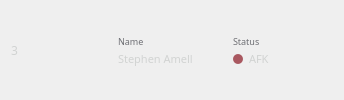
                     <widget class="QFrame" name="frame_87">
                      <property name="minimumSize">
                       <size>
                        <width>0</width>
                        <height>60</height>
                       </size>
                      </property>
                      <property name="frameShape">
                       <enum>QFrame::NoFrame</enum>
                      </property>
                      <property name="frameShadow">
                       <enum>QFrame::Raised</enum>
                      </property>
                      <layout class="QHBoxLayout" name="horizontalLayout_38">
                       <property name="spacing">
                        <number>20</number>
                       </property>
                       <property name="topMargin">
                        <number>0</number>
                       </property>
                       <property name="bottomMargin">
                        <number>0</number>
                       </property>
                       <item>
                        <widget class="QLabel" name="label_59">
                         <property name="maximumSize">
                          <size>
                           <width>30</width>
                           <height>20</height>
                          </size>
                         </property>
                         <property name="font">
                          <font>
                           <family>Poppins</family>
                          </font>
                         </property>
                         <property name="styleSheet">
                          <string notr="true">color: #d1d3d2;</string>
                         </property>
                         <property name="text">
                          <string>3</string>
                         </property>
                         <property name="alignment">
                          <set>Qt::AlignCenter</set>
                         </property>
                        </widget>
                       </item>
                       <item>
                        <widget class="QFrame" name="frame_88">
                         <property name="maximumSize">
                          <size>
                           <width>2</width>
                           <height>30</height>
                          </size>
                         </property>
                         <property name="styleSheet">
                          <string notr="true">background-color: #1f1f2b;
border-radius: 0px;</string>
                         </property>
                         <property name="frameShape">
                          <enum>QFrame::NoFrame</enum>
                         </property>
                         <property name="frameShadow">
                          <enum>QFrame::Raised</enum>
                         </property>
                        </widget>
                       </item>
                       <item>
                        <widget class="AvatarLabel" name="label_60">
                         <property name="minimumSize">
                          <size>
                           <width>40</width>
                           <height>40</height>
                          </size>
                         </property>
                         <property name="maximumSize">
                          <size>
                           <width>40</width>
                           <height>40</height>
                          </size>
                         </property>
                         <property name="text">
                          <string/>
                         </property>
                        </widget>
                       </item>
                       <item>
                        <widget class="QFrame" name="frame_89">
                         <property name="maximumSize">
                          <size>
                           <width>16777215</width>
                           <height>35</height>
                          </size>
                         </property>
                         <property name="frameShape">
                          <enum>QFrame::NoFrame</enum>
                         </property>
                         <property name="frameShadow">
                          <enum>QFrame::Raised</enum>
                         </property>
                         <layout class="QVBoxLayout" name="verticalLayout_23">
                          <property name="spacing">
                           <number>0</number>
                          </property>
                          <property name="leftMargin">
                           <number>0</number>
                          </property>
                          <property name="topMargin">
                           <number>0</number>
                          </property>
                          <property name="rightMargin">
                           <number>0</number>
                          </property>
                          <property name="bottomMargin">
                           <number>0</number>
                          </property>
                          <item>
                           <widget class="QLabel" name="label_61">
                            <property name="font">
                             <font>
                              <family>Poppins</family>
                              <pointsize>7</pointsize>
                             </font>
                            </property>
                            <property name="styleSheet">
                             <string notr="true">color: #6e6f74;</string>
                            </property>
                            <property name="text">
                             <string>Name</string>
                            </property>
                           </widget>
                          </item>
                          <item>
                           <widget class="QLabel" name="label_62">
                            <property name="font">
                             <font>
                              <family>Poppins</family>
                              <pointsize>8</pointsize>
                             </font>
                            </property>
                            <property name="styleSheet">
                             <string notr="true">border: none;
color: #d1d3d2;</string>
                            </property>
                            <property name="text">
                             <string>Stephen Amell</string>
                            </property>
                           </widget>
                          </item>
                         </layout>
                        </widget>
                       </item>
                       <item>
                        <widget class="QFrame" name="frame_90">
                         <property name="maximumSize">
                          <size>
                           <width>2</width>
                           <height>30</height>
                          </size>
                         </property>
                         <property name="styleSheet">
                          <string notr="true">background-color: #1f1f2b;
border-radius: 0px;</string>
                         </property>
                         <property name="frameShape">
                          <enum>QFrame::NoFrame</enum>
                         </property>
                         <property name="frameShadow">
                          <enum>QFrame::Raised</enum>
                         </property>
                        </widget>
                       </item>
                       <item>
                        <widget class="QFrame" name="frame_91">
                         <property name="minimumSize">
                          <size>
                           <width>100</width>
                           <height>0</height>
                          </size>
                         </property>
                         <property name="maximumSize">
                          <size>
                           <width>16777215</width>
                           <height>30</height>
                          </size>
                         </property>
                         <property name="frameShape">
                          <enum>QFrame::NoFrame</enum>
                         </property>
                         <property name="frameShadow">
                          <enum>QFrame::Raised</enum>
                         </property>
                         <layout class="QVBoxLayout" name="verticalLayout_24">
                          <property name="leftMargin">
                           <number>0</number>
                          </property>
                          <property name="topMargin">
                           <number>0</number>
                          </property>
                          <property name="rightMargin">
                           <number>0</number>
                          </property>
                          <property name="bottomMargin">
                           <number>0</number>
                          </property>
                          <item>
                           <widget class="QLabel" name="label_63">
                            <property name="font">
                             <font>
                              <family>Poppins</family>
                              <pointsize>7</pointsize>
                             </font>
                            </property>
                            <property name="styleSheet">
                             <string notr="true">color: #6e6f74;</string>
                            </property>
                            <property name="text">
                             <string>Status</string>
                            </property>
                           </widget>
                          </item>
                          <item>
                           <widget class="QFrame" name="frame_99">
                            <property name="frameShape">
                             <enum>QFrame::NoFrame</enum>
                            </property>
                            <property name="frameShadow">
                             <enum>QFrame::Raised</enum>
                            </property>
                            <layout class="QHBoxLayout" name="horizontalLayout_43">
                             <property name="spacing">
                              <number>6</number>
                             </property>
                             <property name="leftMargin">
                              <number>0</number>
                             </property>
                             <property name="topMargin">
                              <number>0</number>
                             </property>
                             <property name="rightMargin">
                              <number>0</number>
                             </property>
                             <property name="bottomMargin">
                              <number>0</number>
                             </property>
                             <item>
                              <widget class="QLabel" name="label_75">
                               <property name="minimumSize">
                                <size>
                                 <width>10</width>
                                 <height>10</height>
                                </size>
                               </property>
                               <property name="maximumSize">
                                <size>
                                 <width>10</width>
                                 <height>10</height>
                                </size>
                               </property>
                               <property name="styleSheet">
                                <string notr="true">border: none;
border-radius: 5px;
background-color: #a95860;</string>
                               </property>
                               <property name="text">
                                <string/>
                               </property>
                              </widget>
                             </item>
                             <item>
                              <widget class="QLabel" name="label_76">
                               <property name="font">
                                <font>
                                 <family>Poppins</family>
                                 <pointsize>8</pointsize>
                                </font>
                               </property>
                               <property name="styleSheet">
                                <string notr="true">border: none;
color: #d1d3d2;</string>
                               </property>
                               <property name="text">
                                <string>AFK</string>
                               </property>
                              </widget>
                             </item>
                            </layout>
                           </widget>
                          </item>
                         </layout>
                        </widget>
                       </item>
                      </layout>
                     </widget>
